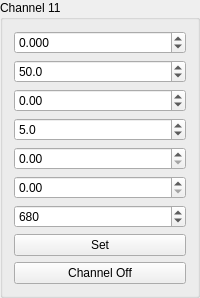
        <widget class="QGroupBox" name="groupBox_13">
         <property name="sizePolicy">
          <sizepolicy hsizetype="Preferred" vsizetype="Minimum">
           <horstretch>0</horstretch>
           <verstretch>0</verstretch>
          </sizepolicy>
         </property>
         <property name="title">
          <string>Channel 11</string>
         </property>
         <layout class="QGridLayout" name="gridLayout_14">
          <property name="sizeConstraint">
           <enum>QLayout::SetMaximumSize</enum>
          </property>
          <item row="3" column="0">
           <widget class="QDoubleSpinBox" name="doubleSpinBox_Ramp_time_12">
            <property name="sizePolicy">
             <sizepolicy hsizetype="Minimum" vsizetype="Fixed">
              <horstretch>0</horstretch>
              <verstretch>0</verstretch>
             </sizepolicy>
            </property>
            <property name="decimals">
             <number>1</number>
            </property>
            <property name="minimum">
             <double>0.100000000000000</double>
            </property>
            <property name="maximum">
             <double>50.000000000000000</double>
            </property>
            <property name="singleStep">
             <double>0.100000000000000</double>
            </property>
            <property name="value">
             <double>5.000000000000000</double>
            </property>
           </widget>
          </item>
          <item row="1" column="0">
           <widget class="QDoubleSpinBox" name="doubleSpinBox_Signal_freq_12">
            <property name="sizePolicy">
             <sizepolicy hsizetype="Minimum" vsizetype="Fixed">
              <horstretch>0</horstretch>
              <verstretch>0</verstretch>
             </sizepolicy>
            </property>
            <property name="decimals">
             <number>1</number>
            </property>
            <property name="minimum">
             <double>0.000000000000000</double>
            </property>
            <property name="maximum">
             <double>200.000000000000000</double>
            </property>
            <property name="value">
             <double>50.000000000000000</double>
            </property>
           </widget>
          </item>
          <item row="0" column="0">
           <widget class="QDoubleSpinBox" name="doubleSpinBox_Signal_amp_12">
            <property name="sizePolicy">
             <sizepolicy hsizetype="Minimum" vsizetype="Fixed">
              <horstretch>0</horstretch>
              <verstretch>0</verstretch>
             </sizepolicy>
            </property>
            <property name="decimals">
             <number>3</number>
            </property>
            <property name="minimum">
             <double>-7.000000000000000</double>
            </property>
            <property name="maximum">
             <double>7.000000000000000</double>
            </property>
            <property name="singleStep">
             <double>0.050000000000000</double>
            </property>
           </widget>
          </item>
          <item row="5" column="0">
           <widget class="QDoubleSpinBox" name="doubleSpinBox_SwNoise_amp_12">
            <property name="sizePolicy">
             <sizepolicy hsizetype="Minimum" vsizetype="Fixed">
              <horstretch>0</horstretch>
              <verstretch>0</verstretch>
             </sizepolicy>
            </property>
            <property name="maximum">
             <double>1.000000000000000</double>
            </property>
            <property name="singleStep">
             <double>0.005000000000000</double>
            </property>
           </widget>
          </item>
          <item row="2" column="0">
           <widget class="QDoubleSpinBox" name="doubleSpinBox_Signal_phase_12">
            <property name="sizePolicy">
             <sizepolicy hsizetype="Minimum" vsizetype="Fixed">
              <horstretch>0</horstretch>
              <verstretch>0</verstretch>
             </sizepolicy>
            </property>
            <property name="decimals">
             <number>2</number>
            </property>
            <property name="minimum">
             <double>-360.000000000000000</double>
            </property>
            <property name="maximum">
             <double>360.000000000000000</double>
            </property>
            <property name="value">
             <double>0.000000000000000</double>
            </property>
           </widget>
          </item>
          <item row="6" column="0">
           <widget class="QDoubleSpinBox" name="doubleSpinBox_SwNoise_freq_12">
            <property name="sizePolicy">
             <sizepolicy hsizetype="Minimum" vsizetype="Fixed">
              <horstretch>0</horstretch>
              <verstretch>0</verstretch>
             </sizepolicy>
            </property>
            <property name="decimals">
             <number>0</number>
            </property>
            <property name="maximum">
             <double>1500.000000000000000</double>
            </property>
            <property name="value">
             <double>680.000000000000000</double>
            </property>
           </widget>
          </item>
          <item row="4" column="0">
           <widget class="QDoubleSpinBox" name="doubleSpinBox_WhiteNoise_amp_12">
            <property name="sizePolicy">
             <sizepolicy hsizetype="Minimum" vsizetype="Fixed">
              <horstretch>0</horstretch>
              <verstretch>0</verstretch>
             </sizepolicy>
            </property>
            <property name="maximum">
             <double>1.000000000000000</double>
            </property>
            <property name="singleStep">
             <double>0.010000000000000</double>
            </property>
           </widget>
          </item>
          <item row="8" column="0">
           <widget class="QPushButton" name="pushButton_Channel0_en_12">
            <property name="sizePolicy">
             <sizepolicy hsizetype="Minimum" vsizetype="Fixed">
              <horstretch>0</horstretch>
              <verstretch>0</verstretch>
             </sizepolicy>
            </property>
            <property name="text">
             <string>Channel Off</string>
            </property>
            <property name="checkable">
             <bool>true</bool>
            </property>
           </widget>
          </item>
          <item row="7" column="0">
           <widget class="QPushButton" name="pushButton_Channel0_set_12">
            <property name="sizePolicy">
             <sizepolicy hsizetype="Minimum" vsizetype="Fixed">
              <horstretch>0</horstretch>
              <verstretch>0</verstretch>
             </sizepolicy>
            </property>
            <property name="text">
             <string>Set</string>
            </property>
            <property name="checkable">
             <bool>false</bool>
            </property>
           </widget>
          </item>
         </layout>
        </widget>
